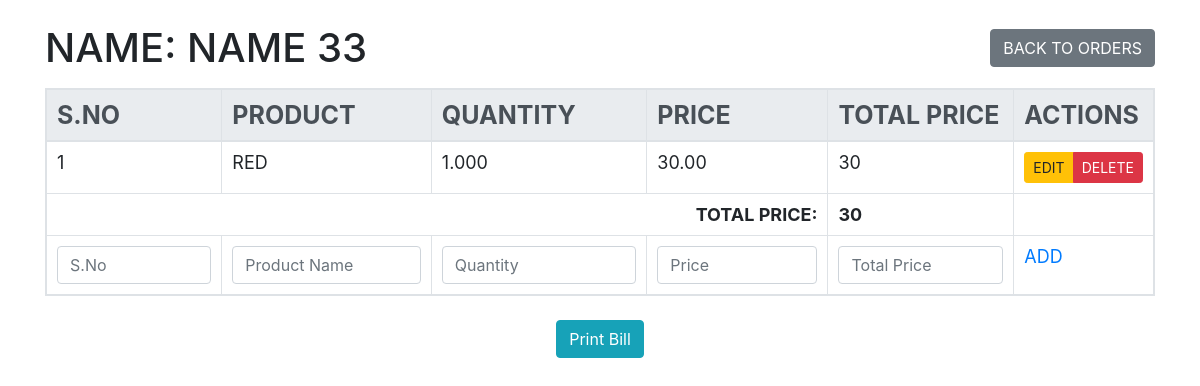
The app's page /orders/function/detail/33/ with its own data.
### accounts/models.py (models this page shows, shortened)
class Orders(models.Model):
    name = models.CharField(max_length=255)
    date = models.DateField(default=timezone.now)
    is_function = models.BooleanField(default=True)

class OrderItems(models.Model):
    product = models.ForeignKey(Product, on_delete=models.CASCADE, null=True)
    orders = models.ForeignKey(Orders, on_delete=models.CASCADE, null=True)
    quantity = models.DecimalField(max_digits=10, decimal_places=3, default=0)
    @property
    def function_total_price(self):
        return int(self.quantity * self.product.Bulk_price)

class Product(models.Model):
    name = models.CharField(max_length=255)
    Retail_price = models.DecimalField(max_digits=10, decimal_places=2,blank=True)
    Bulk_price = models.DecimalField(max_digits=10, decimal_places=2,blank=True)
    mrp = models.DecimalField(max_digits=10, decimal_places=2, blank=True,default=0)  # New MRP field
    stock_quantity = models.DecimalField(max_digits=10, decimal_places=2, default=Decimal('0.00'))  # Change to DecimalField
    created_at = models.DateTimeField(auto_now_add=True)
    updated_at = models.DateTimeField(auto_now=True)

### accounts/views.py (the view)
# urls.py: path('orders/function/detail/<int:pk>/', views.function_orders_detail, name='function_orders_detail'),
def function_orders_detail(request, pk):
    edit = get_form_data(request,'edit')
    selected_id = get_form_data(request,'item_id')
    p_name = request.GET.get('product_name')
    quan = request.GET.get('quantity')
    b_price = request.GET.get('bulk_price')
    t_price = request.GET.get('total_price')
    save_items(edit,selected_id,p_name,quan,b_price,t_price)
    form = ProductSearchForm(request.GET or None)  # Initialize the form with GET data
    query = request.GET.get('q', '')  # Get the search query from GET parameters
    if query:
        product_list = Product.objects.filter(name__istartswith=query).order_by('name')  # Filter by query
    else:
        product_list = Product.objects.all().order_by('name')  # Get all products if no query
    order = get_object_or_404(Orders, pk=pk)
    product = Product.objects.all()
    order_items = OrderItems.objects.filter(orders=order)
    total_price = round(sum(item.function_total_price for item in order_items))
    if request.method == 'POST':
        form = OrderItemsForm(request.POST)
        if form.is_valid():
            new_item = form.save(commit=False)
            new_item.orders = order  # Link the item to the current order
            new_item.save()
            return redirect('function_orders_detail', pk=order.pk)  # Redirect to the same detail page to show updated items
    else:
        form = OrderItemsForm()
    if edit != None:
        selected_id=None
    return render(request, 'function_orders_detail.html', {
        'form': form,
        'total_price' : total_price,
        'Orders': order,
        'orderItems': order_items,
        'product' : product,
        'productList'  : product_list,
        'query' : query,
        'selected_id' : selected_id,
    })

### accounts/forms.py
class OrderItemsForm(forms.ModelForm):
    class Meta:
        model = OrderItems
        fields = ['product', 'quantity']

### accounts/views.py (called while the page is built)
def get_form_data(request,id):
    try:
        selected_id = int(request.GET[id])
        return selected_id
    except Exception as e:
        return None

def save_items(edit,selected_id,p_name,quan,b_price,t_price):
        if edit is not None:
            try:
                foi = OrderItems.objects.get(id=selected_id)  # Get the existing item
                p = get_object_or_404(Product,name = p_name)
                p.Bulk_price = Decimal(b_price)
                p.save()
                foi.product.name = p_name
                if quan == '' or quan is None:
                    quan = (Decimal(t_price) / Decimal(b_price))  # Calculate quantity based on total price and bulk price
                else:
                    foi.quantity = quan
                foi.quantity = quan
                foi.product.Bulk_price = b_price
                foi.save()
            except OrderItems.DoesNotExist:
                pass

### accounts/templates/function_orders_detail.html (shortened to what this page needs)
{% block content %}
<head>
    <link rel="stylesheet" href="https://maxcdn.bootstrapcdn.com/bootstrap/4.5.2/css/bootstrap.min.css">
</head>
    <body class="container">
        <div class="d-flex justify-content-between align-items-center mt-4">
            <h1 class="mb-0">Name: {{ Orders.name }}</h1>
            <a href="{% url 'function_orders_list' %}" class="btn btn-secondary">Back to Orders</a>
        </div>
    <table class="table table-bordered billing-table mt-3">
        <thead class="thead-light">
            <tr>
                <th>S.No</th>
                <th>Product</th>
                <th>Quantity</th>
                <th>Price</th>
                <th>Total Price</th>
                <th>Actions</th>
            </tr>
        </thead>
        <tbody>
            <form method="get" class="mt-3">
            {% if orderItems %}
             {% for order in orderItems %}
             {% if selected_id == order.id %}
                <form method="post" action="{% url 'function_orders_detail' order.id %}">
                    {% csrf_token %}
                <tr>
                <input type="hidden" name="edit" value="{{ order.id }}"/>
                <td><input type="text" name="item_id" value="{{ order.id }}" readonly class="input-field"/></td>
                <td><input type="text" name="product_name" value="{{ order.product.name }}" readonly onfocus="this.select()" class="input-field"/></td>
                <td><input type="text" name="quantity" value="{{ order.quantity }}" autofocus class="input-field"/></td>
                <td><input type="text" name="bulk_price" value="{{ order.product.Bulk_price }}"  class="input-field"/></td>
                <td><input type="text" name="total_price" value="{{ order.function_total_price }}" class="input-field"/></td>
                <td>
                    <div class="btn-group" role="group">
                        <button type="submit" class="btn btn-warning btn-sm" autofocus>save</button>
                        <a href="{% url 'function_orders_detail_delete' order.id %}" class="btn btn-danger btn-sm">Delete</a>
                    </div>
                </td>
            </tr>
            </form>
            {% else %}
                <tr>
                    <td>{{ forloop.counter }}</td>
                    <td>{{ order.product.name }}</td>
                    <td>{{ order.quantity }}</td>
                    <td>{{ order.product.Bulk_price }}</td>
                    <td>{{ order.function_total_price }}</td>
                    <td>
                        <div class="btn-group" role="group">
                            <a href="/orders/function/detail/{{Orders.id}}/?item_id={{order.id}}" class="btn btn-warning btn-sm">Edit</a>
                            <a href="{% url 'function_orders_detail_delete' order.id %}" class="btn btn-danger btn-sm">Delete</a>
                        </div>
                    </td>
                </tr>
                {% endif %}
             {% endfor %}
             <tr>
                <td colspan="4" class="text-right"><strong>Total Price:</strong></td>
                <td><strong>{{ total_price }}</strong></td>
                <td></td>
            </tr>
            {% else %}
                <tr>
                    <td colspan="7" class="text-center">No items in this order.</td>
                </tr>
            {% endif %}
            <tr>
                <td>
                    <input type="text" class="form-control" placeholder="S.No" />
                </td>
                <td>
                    <input type="text"  class="form-control" id="productSearch" name="q" value="{{ query }}" placeholder="Product Name" autofocus onkeyup="searchProducts(event)"  onblur="appendURL(this,'#itemName#')" />
                </td>
                <td>
                    <input type="number" class="form-control" placeholder="Quantity" onblur="appendURL(this,'#quantity#')" />
                </td>
                <td>
                    <input type="text"  class="form-control" placeholder="Price" onblur="appendURL(this,'#price#')"/>
                </td>
                <td>
                    <input type="text" class="form-control" placeholder="Total Price" />
                </td>
                <td>
                   <a href="/orders/function/detail/{{Orders.id}}/add_item_manually/#itemName#/#quantity#/#price#" id="button">Add</a>
                </td>
            </tr>
            </form>
        </tbody>
    </table>
    <div class="text-center mt-4">
        <button id="printBillButton" class="btn btn-info">Print Bill</button>
    </div>
</body>
{% endblock %}

### accounts/templates/function_orders_detail.html (style rules this page uses)
body { text-transform: uppercase; font-size: 20px; }
.billing-table { max-height: 350px; overflow-y: auto; display: block; position: relative; }
.thead-light { position: sticky; top: 0; background-color: #f8f9fa; z-index: 10; font-size: 25px; }
.table th, .table td,td { padding: 10px; }
.mt-3 { margin-top: 1rem; font-size: 18px; }

### records on screen
Orders: name "NAME 33"
OrderItems: product.name "RED", quantity "1.000", product.Bulk_price "30.00", function_total_price "30"

### other values on screen
{{ total_price }} "30"
